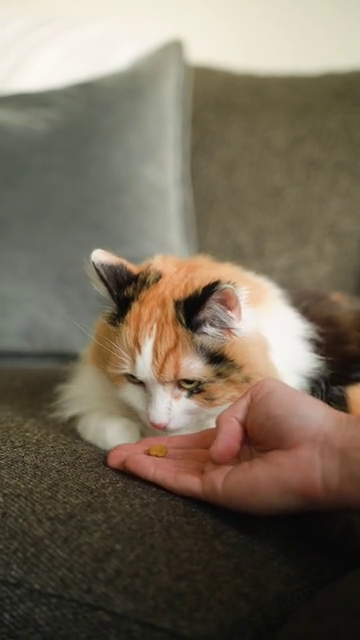
#> input picture frame 48 of PythonWorkSpace/OpenCV/video.mp4, 360 x 640 px, given in place of city.mp4, which was not available
$ jupyter execute '19. 퀴즈.ipynb'   (text cells are left out)
#> lines starting #> are read from the running program, lines starting #| are printed output that depends on the picture
[cell 1]
import cv2
cap = cv2.VideoCapture('city.mp4')

# 코덱 정의
fourcc = cv2.VideoWriter_fourcc(* 'DIVX')

# 프레임 크기, FPS
width = round(cap.get(cv2.CAP_PROP_FRAME_WIDTH))
height = round(cap.get(cv2.CAP_PROP_FRAME_HEIGHT))
fps = cap.get(cv2.CAP_PROP_FPS)

out = cv2.VideoWriter('city_output.avi', fourcc, fps * 4, (height, width))
# 저장 파일명, 코덱, FPS, 크기(width, height)

while cap.isOpened():
    ret, frame = cap.read()
#> frame is the input picture: shape (640, 360, 3); mean B, G, R 89.9, 106.5, 117.6
    if not ret:
        break

    frame_rot = cv2.rotate(frame, cv2.ROTATE_90_CLOCKWISE) # 시계 방향으로 90도 회전
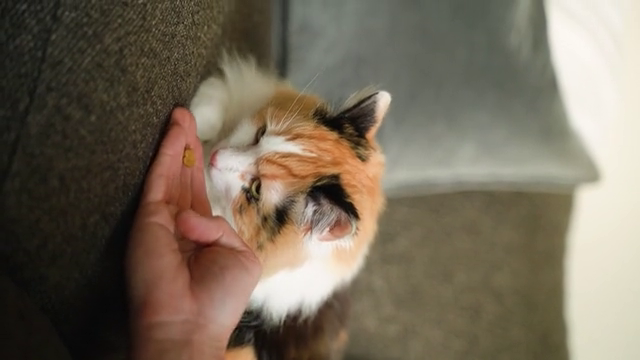
#> frame_rot: shape (360, 640, 3); mean B, G, R 89.9, 106.5, 117.6

    out.write(frame_rot) # 영상 데이터만 저장 (소리 X)
    cv2.imshow('city_rotate.mp4', frame_rot)
    if cv2.waitKey(1) == ord('q'):
#> (key q is pressed here)
        break

out.release() # 자원 해제
cap.release()
cv2.destroyAllWindows()


$ run again, starting later in the video
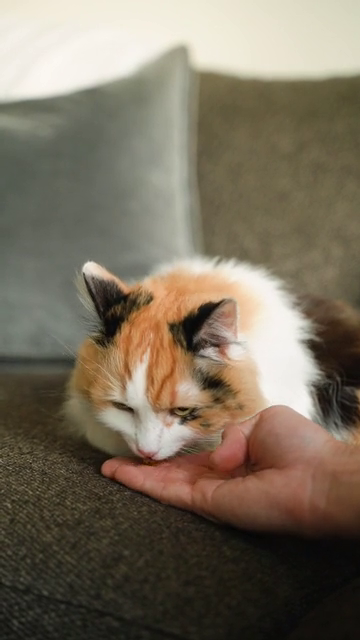
#> input picture frame 218 of PythonWorkSpace/OpenCV/video.mp4, 360 x 640 px, given in place of city.mp4, which was not available
#> frame is the input picture: shape (640, 360, 3); mean B, G, R 93.6, 110.4, 121.1
#> `frame_rot = cv2.rotate(frame, cv2.ROTATE_90_CLOCKWISE)`:
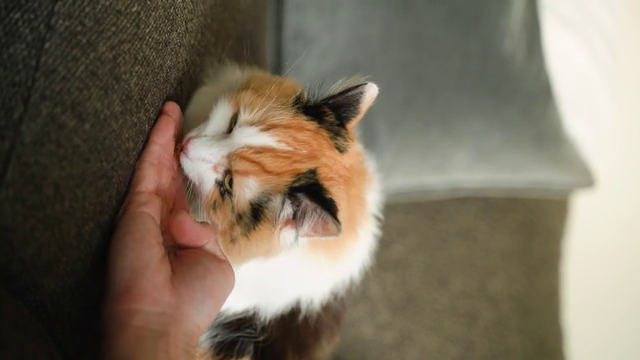
#> frame_rot: shape (360, 640, 3); mean B, G, R 93.6, 110.4, 121.1

$ run again, starting later in the video
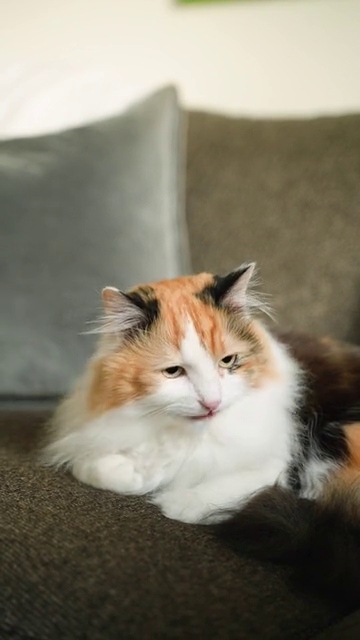
#> input picture frame 388 of PythonWorkSpace/OpenCV/video.mp4, 360 x 640 px, given in place of city.mp4, which was not available
#> frame is the input picture: shape (640, 360, 3); mean B, G, R 111, 127, 132.9
#> `frame_rot = cv2.rotate(frame, cv2.ROTATE_90_CLOCKWISE)`:
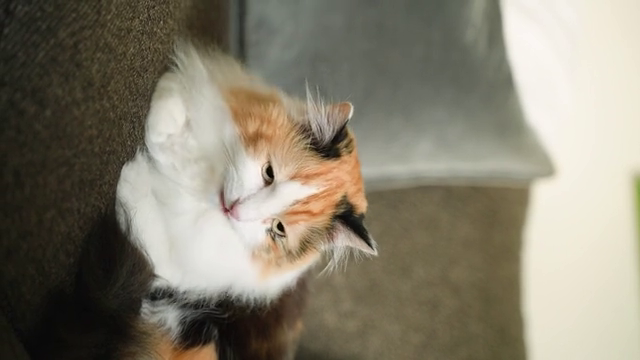
#> frame_rot: shape (360, 640, 3); mean B, G, R 111, 127, 132.9
